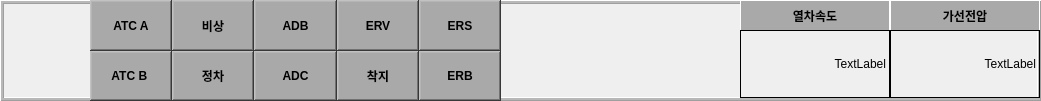
  <widget class="QFrame" name="frame_2">
   <property name="geometry">
    <rect>
     <x>0</x>
     <y>71</y>
     <width>1041</width>
     <height>101</height>
    </rect>
   </property>
   <property name="styleSheet">
    <string notr="true">border-color: rgb(255, 255, 255);</string>
   </property>
   <property name="frameShape">
    <enum>QFrame::Box</enum>
   </property>
   <property name="frameShadow">
    <enum>QFrame::Raised</enum>
   </property>
   <property name="lineWidth">
    <number>1</number>
   </property>
   <property name="midLineWidth">
    <number>2</number>
   </property>
   <widget class="QWidget" name="gridLayoutWidget">
    <property name="geometry">
     <rect>
      <x>90</x>
      <y>0</y>
      <width>411</width>
      <height>101</height>
     </rect>
    </property>
    <layout class="QGridLayout" name="gridLayout_2">
     <property name="sizeConstraint">
      <enum>QLayout::SetDefaultConstraint</enum>
     </property>
     <property name="bottomMargin">
      <number>0</number>
     </property>
     <property name="spacing">
      <number>0</number>
     </property>
     <item row="1" column="4">
      <widget class="QLabel" name="erbLabel">
       <property name="styleSheet">
        <string notr="true">background-color: rgb(169, 169, 169);
font-weight : 500;</string>
       </property>
       <property name="frameShape">
        <enum>QFrame::WinPanel</enum>
       </property>
       <property name="frameShadow">
        <enum>QFrame::Raised</enum>
       </property>
       <property name="lineWidth">
        <number>0</number>
       </property>
       <property name="text">
        <string>ERB</string>
       </property>
       <property name="alignment">
        <set>Qt::AlignCenter</set>
       </property>
      </widget>
     </item>
     <item row="0" column="1">
      <widget class="QLabel" name="emergencyLabel">
       <property name="styleSheet">
        <string notr="true">background-color: rgb(169, 169, 169);
font-weight : 500;</string>
       </property>
       <property name="frameShape">
        <enum>QFrame::WinPanel</enum>
       </property>
       <property name="frameShadow">
        <enum>QFrame::Raised</enum>
       </property>
       <property name="lineWidth">
        <number>0</number>
       </property>
       <property name="text">
        <string>비상</string>
       </property>
       <property name="alignment">
        <set>Qt::AlignCenter</set>
       </property>
      </widget>
     </item>
     <item row="1" column="2">
      <widget class="QLabel" name="adcLabel">
       <property name="styleSheet">
        <string notr="true">background-color: rgb(169, 169, 169);
font-weight : 500;</string>
       </property>
       <property name="frameShape">
        <enum>QFrame::WinPanel</enum>
       </property>
       <property name="frameShadow">
        <enum>QFrame::Raised</enum>
       </property>
       <property name="lineWidth">
        <number>0</number>
       </property>
       <property name="text">
        <string>ADC</string>
       </property>
       <property name="alignment">
        <set>Qt::AlignCenter</set>
       </property>
      </widget>
     </item>
     <item row="1" column="3">
      <widget class="QLabel" name="landLabel">
       <property name="styleSheet">
        <string notr="true">background-color: rgb(169, 169, 169);
font-weight : 500;</string>
       </property>
       <property name="frameShape">
        <enum>QFrame::WinPanel</enum>
       </property>
       <property name="frameShadow">
        <enum>QFrame::Raised</enum>
       </property>
       <property name="lineWidth">
        <number>0</number>
       </property>
       <property name="text">
        <string>착지</string>
       </property>
       <property name="alignment">
        <set>Qt::AlignCenter</set>
       </property>
      </widget>
     </item>
     <item row="0" column="4">
      <widget class="QLabel" name="ersLabel">
       <property name="styleSheet">
        <string notr="true">background-color: rgb(169, 169, 169);
font-weight : 500;</string>
       </property>
       <property name="frameShape">
        <enum>QFrame::WinPanel</enum>
       </property>
       <property name="frameShadow">
        <enum>QFrame::Raised</enum>
       </property>
       <property name="lineWidth">
        <number>0</number>
       </property>
       <property name="text">
        <string>ERS</string>
       </property>
       <property name="alignment">
        <set>Qt::AlignCenter</set>
       </property>
      </widget>
     </item>
     <item row="0" column="0">
      <widget class="QLabel" name="atcaLabel">
       <property name="styleSheet">
        <string notr="true">background-color: rgb(169, 169, 169);
font-weight : 500;</string>
       </property>
       <property name="frameShape">
        <enum>QFrame::WinPanel</enum>
       </property>
       <property name="frameShadow">
        <enum>QFrame::Raised</enum>
       </property>
       <property name="lineWidth">
        <number>1</number>
       </property>
       <property name="midLineWidth">
        <number>1</number>
       </property>
       <property name="text">
        <string>ATC A</string>
       </property>
       <property name="alignment">
        <set>Qt::AlignCenter</set>
       </property>
      </widget>
     </item>
     <item row="1" column="0">
      <widget class="QLabel" name="atcbLabel">
       <property name="styleSheet">
        <string notr="true">background-color: rgb(169, 169, 169);
font-weight : 500;</string>
       </property>
       <property name="frameShape">
        <enum>QFrame::WinPanel</enum>
       </property>
       <property name="frameShadow">
        <enum>QFrame::Raised</enum>
       </property>
       <property name="lineWidth">
        <number>1</number>
       </property>
       <property name="midLineWidth">
        <number>1</number>
       </property>
       <property name="text">
        <string>ATC B </string>
       </property>
       <property name="scaledContents">
        <bool>false</bool>
       </property>
       <property name="alignment">
        <set>Qt::AlignCenter</set>
       </property>
       <property name="wordWrap">
        <bool>false</bool>
       </property>
       <property name="margin">
        <number>0</number>
       </property>
      </widget>
     </item>
     <item row="0" column="3">
      <widget class="QLabel" name="ervLabel">
       <property name="styleSheet">
        <string notr="true">background-color: rgb(169, 169, 169);
font-weight : 500;</string>
       </property>
       <property name="frameShape">
        <enum>QFrame::WinPanel</enum>
       </property>
       <property name="frameShadow">
        <enum>QFrame::Raised</enum>
       </property>
       <property name="lineWidth">
        <number>0</number>
       </property>
       <property name="text">
        <string>ERV</string>
       </property>
       <property name="alignment">
        <set>Qt::AlignCenter</set>
       </property>
      </widget>
     </item>
     <item row="1" column="1">
      <widget class="QLabel" name="stopLabel">
       <property name="styleSheet">
        <string notr="true">background-color: rgb(169, 169, 169);
font-weight : 500;</string>
       </property>
       <property name="frameShape">
        <enum>QFrame::WinPanel</enum>
       </property>
       <property name="frameShadow">
        <enum>QFrame::Raised</enum>
       </property>
       <property name="lineWidth">
        <number>0</number>
       </property>
       <property name="text">
        <string>정차</string>
       </property>
       <property name="alignment">
        <set>Qt::AlignCenter</set>
       </property>
      </widget>
     </item>
     <item row="0" column="2">
      <widget class="QLabel" name="adbLabel">
       <property name="styleSheet">
        <string notr="true">background-color: rgb(169, 169, 169);
font-weight : 500;</string>
       </property>
       <property name="frameShape">
        <enum>QFrame::WinPanel</enum>
       </property>
       <property name="frameShadow">
        <enum>QFrame::Raised</enum>
       </property>
       <property name="lineWidth">
        <number>0</number>
       </property>
       <property name="text">
        <string>ADB</string>
       </property>
       <property name="alignment">
        <set>Qt::AlignCenter</set>
       </property>
      </widget>
     </item>
    </layout>
   </widget>
   <widget class="QLabel" name="trainspeedLabel">
    <property name="geometry">
     <rect>
      <x>740</x>
      <y>0</y>
      <width>150</width>
      <height>31</height>
     </rect>
    </property>
    <property name="styleSheet">
     <string notr="true">background-color: rgb(169, 169, 169);
border: 0.5px solid #FFFFFF;
font-weight : 500;</string>
    </property>
    <property name="frameShape">
     <enum>QFrame::Box</enum>
    </property>
    <property name="lineWidth">
     <number>1</number>
    </property>
    <property name="midLineWidth">
     <number>1</number>
    </property>
    <property name="text">
     <string>열차속도</string>
    </property>
    <property name="alignment">
     <set>Qt::AlignCenter</set>
    </property>
    <property name="margin">
     <number>0</number>
    </property>
   </widget>
   <widget class="QLabel" name="trollyvoltLabel">
    <property name="geometry">
     <rect>
      <x>890</x>
      <y>0</y>
      <width>150</width>
      <height>31</height>
     </rect>
    </property>
    <property name="styleSheet">
     <string notr="true">background-color: rgb(169, 169, 169);
border: 0.5px solid #FFFFFF;
font-weight : 500;</string>
    </property>
    <property name="frameShape">
     <enum>QFrame::Box</enum>
    </property>
    <property name="text">
     <string>가선전압</string>
    </property>
    <property name="alignment">
     <set>Qt::AlignCenter</set>
    </property>
   </widget>
   <widget class="QLabel" name="m_trainspeed">
    <property name="geometry">
     <rect>
      <x>740</x>
      <y>30</y>
      <width>150</width>
      <height>68</height>
     </rect>
    </property>
    <property name="frameShape">
     <enum>QFrame::Box</enum>
    </property>
    <property name="text">
     <string>TextLabel</string>
    </property>
    <property name="alignment">
     <set>Qt::AlignRight|Qt::AlignTrailing|Qt::AlignVCenter</set>
    </property>
    <property name="margin">
     <number>1</number>
    </property>
   </widget>
   <widget class="QLabel" name="m_trollyvolt">
    <property name="geometry">
     <rect>
      <x>890</x>
      <y>30</y>
      <width>150</width>
      <height>68</height>
     </rect>
    </property>
    <property name="frameShape">
     <enum>QFrame::Box</enum>
    </property>
    <property name="text">
     <string>TextLabel</string>
    </property>
    <property name="alignment">
     <set>Qt::AlignRight|Qt::AlignTrailing|Qt::AlignVCenter</set>
    </property>
   </widget>
  </widget>
